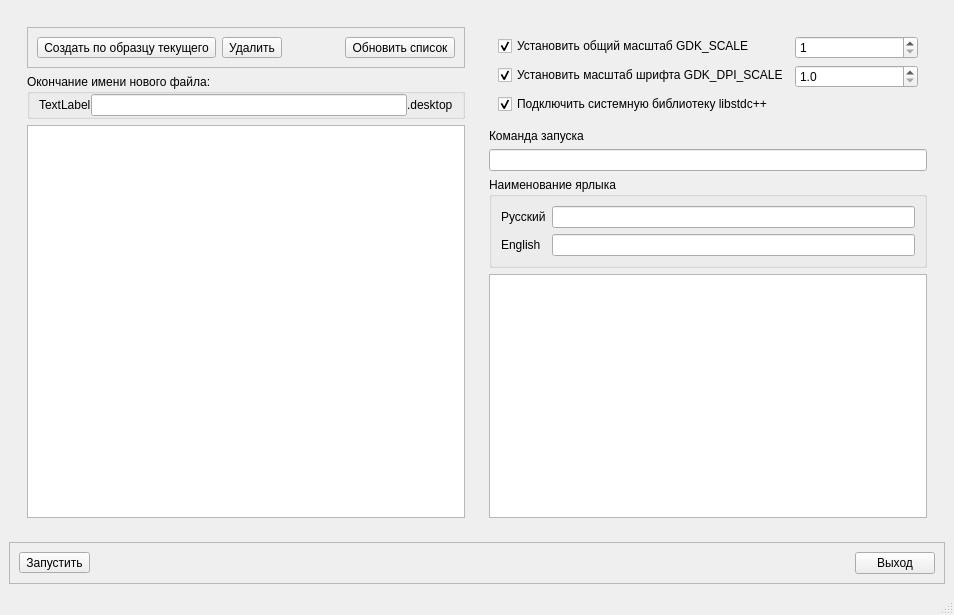
<?xml version="1.0" encoding="UTF-8"?>
<ui version="4.0">
 <class>MainWindow</class>
 <widget class="QMainWindow" name="MainWindow">
  <property name="geometry">
   <rect>
    <x>0</x>
    <y>0</y>
    <width>954</width>
    <height>615</height>
   </rect>
  </property>
  <property name="windowTitle">
   <string>tun1C </string>
  </property>
  <widget class="QWidget" name="centralwidget">
   <layout class="QVBoxLayout" name="verticalLayout_4">
    <item>
     <widget class="QWidget" name="widget_4" native="true">
      <layout class="QHBoxLayout" name="horizontalLayout_2">
       <item>
        <widget class="QWidget" name="widget_3" native="true">
         <layout class="QVBoxLayout" name="verticalLayout_3">
          <item>
           <widget class="QFrame" name="frame">
            <property name="frameShape">
             <enum>QFrame::StyledPanel</enum>
            </property>
            <property name="frameShadow">
             <enum>QFrame::Raised</enum>
            </property>
            <layout class="QHBoxLayout" name="horizontalLayout">
             <item>
              <widget class="QToolButton" name="create_new_file_btn">
               <property name="text">
                <string>Создать по образцу текущего</string>
               </property>
               <property name="autoRaise">
                <bool>false</bool>
               </property>
              </widget>
             </item>
             <item>
              <widget class="QToolButton" name="remove_file_btn">
               <property name="text">
                <string>Удалить</string>
               </property>
              </widget>
             </item>
             <item>
              <spacer name="horizontalSpacer">
               <property name="orientation">
                <enum>Qt::Horizontal</enum>
               </property>
               <property name="sizeHint" stdset="0">
                <size>
                 <width>40</width>
                 <height>20</height>
                </size>
               </property>
              </spacer>
             </item>
             <item>
              <widget class="QToolButton" name="update_list_btn">
               <property name="text">
                <string>Обновить список</string>
               </property>
              </widget>
             </item>
            </layout>
           </widget>
          </item>
          <item>
           <widget class="QGroupBox" name="createNewBox">
            <property name="title">
             <string>Окончание имени нового файла:</string>
            </property>
            <layout class="QHBoxLayout" name="horizontalLayout_3">
             <property name="spacing">
              <number>0</number>
             </property>
             <property name="sizeConstraint">
              <enum>QLayout::SetMinimumSize</enum>
             </property>
             <property name="topMargin">
              <number>0</number>
             </property>
             <property name="bottomMargin">
              <number>0</number>
             </property>
             <item>
              <widget class="QLabel" name="filename_prefix">
               <property name="text">
                <string>TextLabel</string>
               </property>
              </widget>
             </item>
             <item>
              <widget class="QLineEdit" name="filename">
               <property name="inputMask">
                <string/>
               </property>
              </widget>
             </item>
             <item>
              <widget class="QLabel" name="label_5">
               <property name="text">
                <string>.desktop</string>
               </property>
              </widget>
             </item>
            </layout>
           </widget>
          </item>
          <item>
           <widget class="QListWidget" name="files">
            <property name="selectionRectVisible">
             <bool>true</bool>
            </property>
           </widget>
          </item>
         </layout>
        </widget>
       </item>
       <item>
        <widget class="QWidget" name="all_valuesFrame" native="true">
         <layout class="QGridLayout" name="gridLayout">
          <item row="0" column="0">
           <widget class="QFrame" name="valuesFrame">
            <property name="frameShape">
             <enum>QFrame::Panel</enum>
            </property>
            <property name="frameShadow">
             <enum>QFrame::Plain</enum>
            </property>
            <property name="lineWidth">
             <number>0</number>
            </property>
            <property name="midLineWidth">
             <number>0</number>
            </property>
            <layout class="QFormLayout" name="formLayout_2">
             <property name="labelAlignment">
              <set>Qt::AlignJustify|Qt::AlignVCenter</set>
             </property>
             <property name="formAlignment">
              <set>Qt::AlignLeading|Qt::AlignLeft|Qt::AlignVCenter</set>
             </property>
             <item row="0" column="0">
              <widget class="QCheckBox" name="set_scale">
               <property name="text">
                <string>Установить общий масштаб GDK_SCALE</string>
               </property>
               <property name="checked">
                <bool>true</bool>
               </property>
               <property name="index" stdset="0">
                <UInt>1</UInt>
               </property>
              </widget>
             </item>
             <item row="1" column="0">
              <widget class="QCheckBox" name="set_dpi_scale">
               <property name="text">
                <string>Установить масштаб шрифта GDK_DPI_SCALE</string>
               </property>
               <property name="checked">
                <bool>true</bool>
               </property>
               <property name="tristate">
                <bool>false</bool>
               </property>
              </widget>
             </item>
             <item row="1" column="1">
              <widget class="QDoubleSpinBox" name="dpi_scale">
               <property name="decimals">
                <number>1</number>
               </property>
               <property name="minimum">
                <double>1.000000000000000</double>
               </property>
               <property name="singleStep">
                <double>0.100000000000000</double>
               </property>
              </widget>
             </item>
             <item row="2" column="0">
              <widget class="QCheckBox" name="preload_libstdc">
               <property name="text">
                <string>Подключить системную библиотеку libstdc++</string>
               </property>
               <property name="checked">
                <bool>true</bool>
               </property>
               <property name="tristate">
                <bool>false</bool>
               </property>
              </widget>
             </item>
             <item row="0" column="1">
              <widget class="QSpinBox" name="scale">
               <property name="minimum">
                <number>1</number>
               </property>
              </widget>
             </item>
            </layout>
           </widget>
          </item>
          <item row="1" column="0">
           <widget class="QLabel" name="label_3">
            <property name="text">
             <string>Команда запуска</string>
            </property>
           </widget>
          </item>
          <item row="2" column="0">
           <widget class="QLineEdit" name="command">
            <property name="sizePolicy">
             <sizepolicy hsizetype="Preferred" vsizetype="Fixed">
              <horstretch>0</horstretch>
              <verstretch>0</verstretch>
             </sizepolicy>
            </property>
            <property name="frame">
             <bool>true</bool>
            </property>
           </widget>
          </item>
          <item row="3" column="0">
           <widget class="QGroupBox" name="names_group">
            <property name="title">
             <string>Наименование ярлыка</string>
            </property>
            <layout class="QFormLayout" name="formLayout">
             <item row="0" column="0">
              <widget class="QLabel" name="label">
               <property name="text">
                <string>Русский</string>
               </property>
              </widget>
             </item>
             <item row="0" column="1">
              <widget class="QLineEdit" name="name_ru"/>
             </item>
             <item row="1" column="0">
              <widget class="QLabel" name="label_2">
               <property name="text">
                <string>English</string>
               </property>
              </widget>
             </item>
             <item row="1" column="1">
              <widget class="QLineEdit" name="name_en"/>
             </item>
            </layout>
           </widget>
          </item>
          <item row="4" column="0">
           <widget class="QPlainTextEdit" name="content_editor">
            <property name="lineWrapMode">
             <enum>QPlainTextEdit::NoWrap</enum>
            </property>
           </widget>
          </item>
         </layout>
        </widget>
       </item>
      </layout>
     </widget>
    </item>
    <item>
     <widget class="QFrame" name="frame_2">
      <property name="frameShape">
       <enum>QFrame::StyledPanel</enum>
      </property>
      <property name="frameShadow">
       <enum>QFrame::Raised</enum>
      </property>
      <layout class="QHBoxLayout" name="horizontalLayout_6">
       <item>
        <widget class="QToolButton" name="execute_btn">
         <property name="text">
          <string>Запустить</string>
         </property>
        </widget>
       </item>
       <item>
        <spacer name="horizontalSpacer_2">
         <property name="orientation">
          <enum>Qt::Horizontal</enum>
         </property>
         <property name="sizeHint" stdset="0">
          <size>
           <width>40</width>
           <height>20</height>
          </size>
         </property>
        </spacer>
       </item>
       <item>
        <widget class="QPushButton" name="exit_btn">
         <property name="text">
          <string>Выход</string>
         </property>
        </widget>
       </item>
      </layout>
     </widget>
    </item>
   </layout>
  </widget>
  <widget class="QStatusBar" name="statusbar"/>
 </widget>
 <resources/>
 <connections/>
 <slots>
  <signal>current_file_change(object)</signal>
  <slot>slot1()</slot>
 </slots>
</ui>
